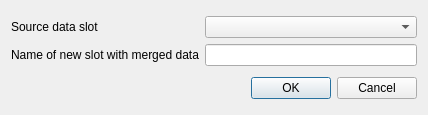
<?xml version="1.0" encoding="UTF-8"?>
<ui version="4.0">
 <class>NewGrouperSlotDialog</class>
 <widget class="QDialog" name="NewGrouperSlotDialog">
  <property name="geometry">
   <rect>
    <x>0</x>
    <y>0</y>
    <width>428</width>
    <height>115</height>
   </rect>
  </property>
  <property name="sizePolicy">
   <sizepolicy hsizetype="Preferred" vsizetype="Minimum">
    <horstretch>0</horstretch>
    <verstretch>0</verstretch>
   </sizepolicy>
  </property>
  <property name="minimumSize">
   <size>
    <width>0</width>
    <height>115</height>
   </size>
  </property>
  <property name="maximumSize">
   <size>
    <width>16777215</width>
    <height>115</height>
   </size>
  </property>
  <property name="windowTitle">
   <string>Setup New Data Merge Action</string>
  </property>
  <layout class="QVBoxLayout" name="verticalLayout">
   <property name="sizeConstraint">
    <enum>QLayout::SetMinimumSize</enum>
   </property>
   <item>
    <layout class="QGridLayout" name="gridLayout">
     <item row="0" column="0">
      <widget class="QLabel" name="label">
       <property name="text">
        <string>Source data slot</string>
       </property>
      </widget>
     </item>
     <item row="0" column="1">
      <widget class="QComboBox" name="slotBox">
       <property name="sizePolicy">
        <sizepolicy hsizetype="Expanding" vsizetype="Fixed">
         <horstretch>0</horstretch>
         <verstretch>0</verstretch>
        </sizepolicy>
       </property>
      </widget>
     </item>
     <item row="1" column="0">
      <widget class="QLabel" name="label_2">
       <property name="text">
        <string>Name of new slot with merged data</string>
       </property>
      </widget>
     </item>
     <item row="1" column="1">
      <widget class="QLineEdit" name="slotNameEdit"/>
     </item>
    </layout>
   </item>
   <item>
    <widget class="QDialogButtonBox" name="buttonBox">
     <property name="orientation">
      <enum>Qt::Horizontal</enum>
     </property>
     <property name="standardButtons">
      <set>QDialogButtonBox::Cancel|QDialogButtonBox::Ok</set>
     </property>
    </widget>
   </item>
  </layout>
 </widget>
 <resources/>
 <connections>
  <connection>
   <sender>buttonBox</sender>
   <signal>accepted()</signal>
   <receiver>NewGrouperSlotDialog</receiver>
   <slot>accept()</slot>
   <hints>
    <hint type="sourcelabel">
     <x>248</x>
     <y>254</y>
    </hint>
    <hint type="destinationlabel">
     <x>157</x>
     <y>274</y>
    </hint>
   </hints>
  </connection>
  <connection>
   <sender>buttonBox</sender>
   <signal>rejected()</signal>
   <receiver>NewGrouperSlotDialog</receiver>
   <slot>reject()</slot>
   <hints>
    <hint type="sourcelabel">
     <x>316</x>
     <y>260</y>
    </hint>
    <hint type="destinationlabel">
     <x>286</x>
     <y>274</y>
    </hint>
   </hints>
  </connection>
 </connections>
</ui>
